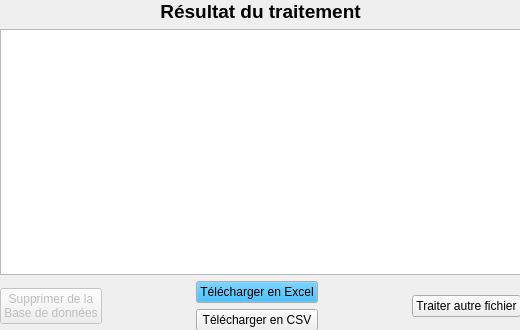
<?xml version="1.0" encoding="UTF-8"?>
<ui version="4.0">
 <class>Form</class>
 <widget class="QWidget" name="Form">
  <property name="geometry">
   <rect>
    <x>0</x>
    <y>0</y>
    <width>520</width>
    <height>330</height>
   </rect>
  </property>
  <property name="windowTitle">
   <string>Form</string>
  </property>
  <widget class="QWidget" name="verticalLayoutWidget">
   <property name="geometry">
    <rect>
     <x>0</x>
     <y>0</y>
     <width>521</width>
     <height>331</height>
    </rect>
   </property>
   <layout class="QVBoxLayout" name="verticalLayout">
    <item>
     <widget class="QLabel" name="label">
      <property name="text">
       <string>&lt;html&gt;&lt;head/&gt;&lt;body&gt;&lt;p align=&quot;center&quot;&gt;&lt;span style=&quot; font-size:14pt; font-weight:700;&quot;&gt;Résultat du traitement&lt;/span&gt;&lt;/p&gt;&lt;/body&gt;&lt;/html&gt;</string>
      </property>
     </widget>
    </item>
    <item>
     <widget class="QTableView" name="Tableau_Results"/>
    </item>
    <item>
     <layout class="QHBoxLayout" name="horizontalLayout">
      <item>
       <widget class="QPushButton" name="b_Supprimer_Resultats">
        <property name="enabled">
         <bool>false</bool>
        </property>
        <property name="text">
         <string>Supprimer de la 
Base de données</string>
        </property>
       </widget>
      </item>
      <item>
       <spacer name="horizontalSpacer">
        <property name="orientation">
         <enum>Qt::Orientation::Horizontal</enum>
        </property>
        <property name="sizeHint" stdset="0">
         <size>
          <width>40</width>
          <height>20</height>
         </size>
        </property>
       </spacer>
      </item>
      <item>
       <layout class="QVBoxLayout" name="verticalLayout_2">
        <item>
         <widget class="QPushButton" name="b_Telecharger_Excel">
          <property name="palette">
           <palette>
            <active>
             <colorrole role="Button">
              <brush brushstyle="SolidPattern">
               <color alpha="255">
                <red>0</red>
                <green>170</green>
                <blue>255</blue>
               </color>
              </brush>
             </colorrole>
            </active>
            <inactive>
             <colorrole role="Button">
              <brush brushstyle="SolidPattern">
               <color alpha="255">
                <red>0</red>
                <green>170</green>
                <blue>255</blue>
               </color>
              </brush>
             </colorrole>
            </inactive>
            <disabled>
             <colorrole role="Button">
              <brush brushstyle="SolidPattern">
               <color alpha="255">
                <red>0</red>
                <green>170</green>
                <blue>255</blue>
               </color>
              </brush>
             </colorrole>
            </disabled>
           </palette>
          </property>
          <property name="text">
           <string>Télécharger en Excel</string>
          </property>
         </widget>
        </item>
        <item>
         <widget class="QPushButton" name="b_Telecharger_CSV">
          <property name="text">
           <string>Télécharger en CSV</string>
          </property>
         </widget>
        </item>
       </layout>
      </item>
      <item>
       <spacer name="horizontalSpacer_2">
        <property name="orientation">
         <enum>Qt::Orientation::Horizontal</enum>
        </property>
        <property name="sizeHint" stdset="0">
         <size>
          <width>40</width>
          <height>20</height>
         </size>
        </property>
       </spacer>
      </item>
      <item>
       <widget class="QPushButton" name="b_Autre_Fichier">
        <property name="text">
         <string>Traiter autre fichier</string>
        </property>
       </widget>
      </item>
     </layout>
    </item>
   </layout>
  </widget>
 </widget>
 <resources/>
 <connections/>
</ui>
